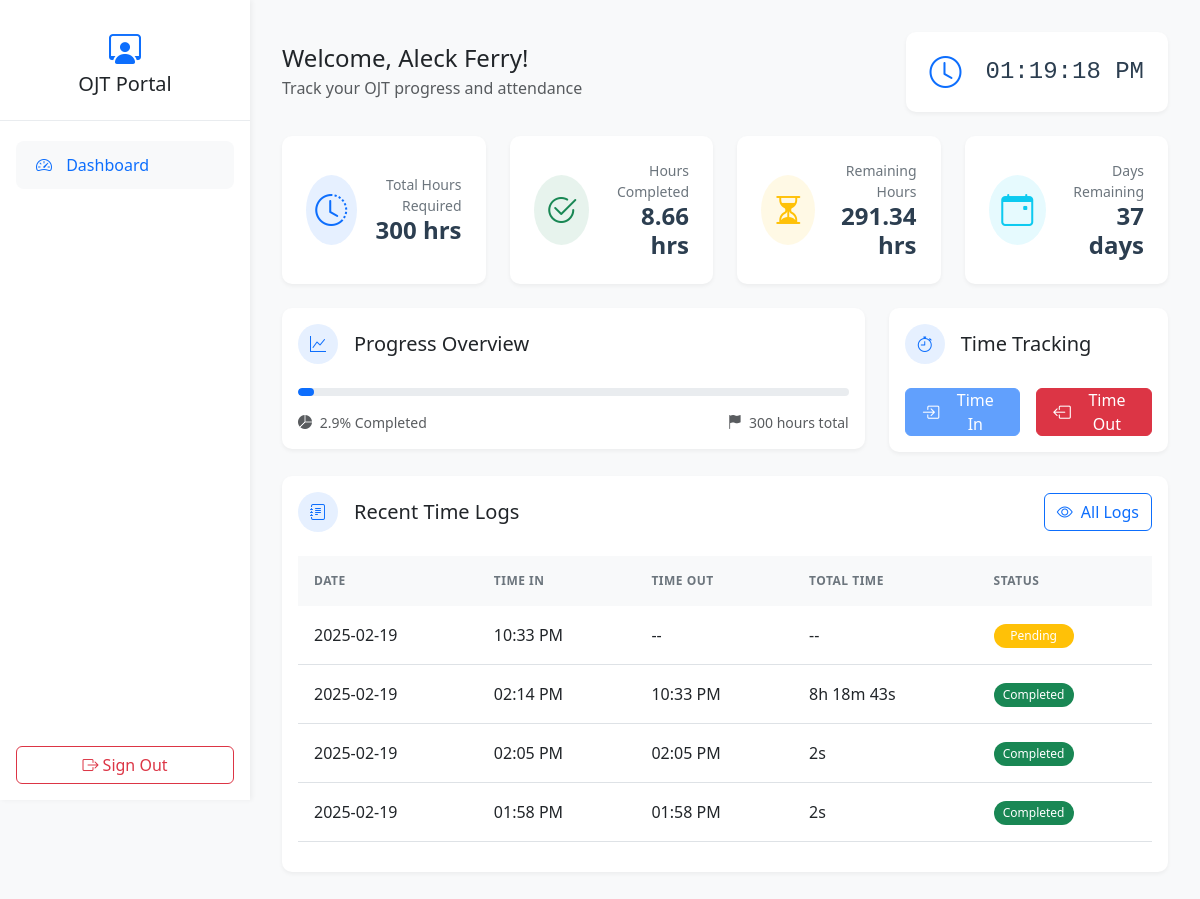
/public/dashboard.php (signed in), run on an earlier commit of the app's database.
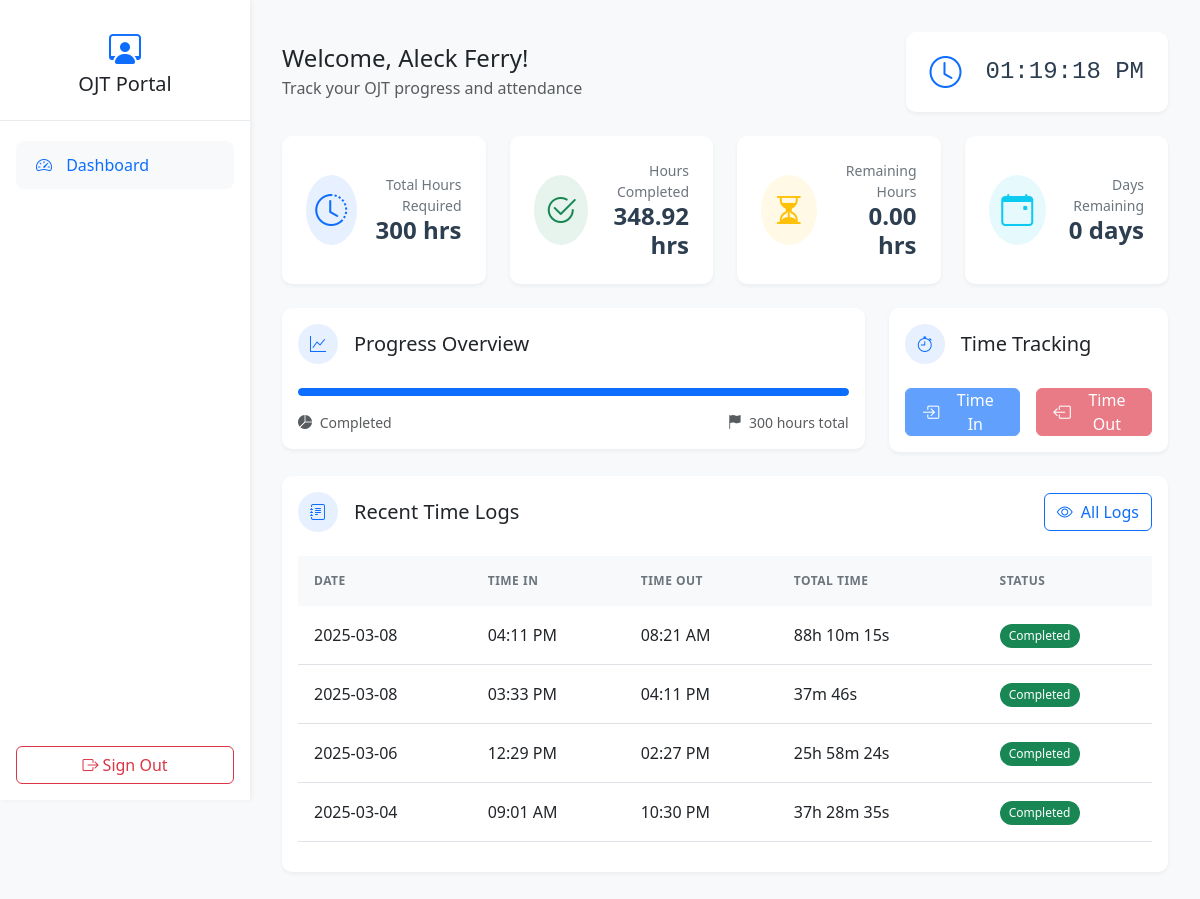
And on a later commit of the database.
### tables this page shows
CREATE TABLE `users` (
  `id` int(11) NOT NULL,
  `first_name` varchar(100) NOT NULL,
  `last_name` varchar(100) NOT NULL,
  `company` varchar(100) NOT NULL,
  `ojt_hours` int(11) NOT NULL,
  `start_date` date NOT NULL,
  `email` varchar(100) NOT NULL,
  `password` varchar(255) NOT NULL,
  `created_at` timestamp NOT NULL DEFAULT current_timestamp(),
  `hours_completed` int(11) NOT NULL DEFAULT 0
);

CREATE TABLE `attendance` (
  `id` int(11) NOT NULL,
  `user_id` int(11) NOT NULL,
  `time_in` datetime DEFAULT NULL,
  `time_out` datetime DEFAULT NULL,
  `date` date NOT NULL,
  `created_at` timestamp NOT NULL DEFAULT current_timestamp(),
  `status` enum('Completed','Pending') NOT NULL DEFAULT 'Pending'
);

### public/dashboard.php (the view, shortened to what this page needs)
<?php
include '../database/db_connect.php';
$user_id = $_SESSION['user_id'];
$user_stmt = $conn->prepare("SELECT first_name, last_name, ojt_hours, hours_completed, start_date FROM users WHERE id = ?");
$user_stmt->bind_param("i", $user_id);
$user_stmt->execute();
$user_result = $user_stmt->get_result();
$user = $user_result->fetch_assoc();
$attendanceSumStmt = $conn->prepare("SELECT SUM(TIME_TO_SEC(TIMEDIFF(time_out, time_in))) AS total_seconds FROM attendance WHERE user_id = ? AND time_out IS NOT NULL");
$attendanceSumStmt->bind_param("i", $user_id);
$attendanceSumStmt->execute();
$sumResult = $attendanceSumStmt->get_result();
$sumRow = $sumResult->fetch_assoc();
$totalLoggedSeconds = $sumRow['total_seconds'] ? $sumRow['total_seconds'] : 0;
$totalLoggedHours = $totalLoggedSeconds / 3600;
$remaining_hours = $user['ojt_hours'] - $totalLoggedHours;
if ($remaining_hours < 0) {
    $remaining_hours = 0;
}
if ($totalLoggedHours >= $user['ojt_hours']) {
    $progress_percent = 100;
    $progress_message = "Completed";
    $buttons_disabled = true;
} else {
    $progress_percent = ($totalLoggedHours / $user['ojt_hours']) * 100;
    $progress_message = number_format($progress_percent, 1) . "% Completed";
    $buttons_disabled = false;
}
$days_remaining = ceil($remaining_hours / 8);
function formatDuration($seconds) {
    $hours = floor($seconds / 3600);
    $remainder = $seconds % 3600;
    $minutes = floor($remainder / 60);
    $secs = $remainder % 60;
    $parts = [];
    if ($hours > 0) {
        $parts[] = $hours . 'h';
    }
    if ($minutes > 0) {
        $parts[] = $minutes . 'm';
    }
    if ($secs > 0 || empty($parts)) {
        $parts[] = $secs . 's';
    }
    return implode(' ', $parts);
}
$pendingStmt = $conn->prepare("SELECT id FROM attendance WHERE user_id = ? AND status = 'Pending' LIMIT 1");
$pendingStmt->bind_param("i", $user_id);
$pendingStmt->execute();
$pendingResult = $pendingStmt->get_result();
$hasPending = $pendingResult->num_rows > 0;
$attendance_stmt = $conn->prepare("
    SELECT date, time_in, time_out, status
    FROM attendance
    WHERE user_id = ?
    ORDER BY created_at DESC
");
$attendance_stmt->bind_param("i", $user_id);
$attendance_stmt->execute();
$attendance_result = $attendance_stmt->get_result();
$logs = $attendance_result->fetch_all(MYSQLI_ASSOC);
$recentLogs = array_slice($logs, 0, 5);
?>
<!DOCTYPE html>
<html lang="en">
<head>
    <link href="https://cdn.jsdelivr.net/npm/bootstrap@5.3.0/dist/css/bootstrap.min.css" rel="stylesheet">
    <link rel="stylesheet" href="https://cdn.jsdelivr.net/npm/bootstrap-icons@1.11.1/font/bootstrap-icons.css">
</head>
<body>
    <div class="sidebar">
        <div class="sidebar-brand text-center">
            <i class="bi bi-person-workspace fs-2 text-primary mb-2"></i>
            <h5 class="mb-0">OJT Portal</h5>
        </div>
        <nav class="nav flex-column mt-3">
            <a class="nav-link active" href="#">
                <i class="bi bi-speedometer2"></i> Dashboard
            </a>
        </nav>
        <button type="button" class="btn btn-outline-danger logout-btn position-absolute bottom-0 start-0 end-0 mx-3 mb-3" data-bs-toggle="modal" data-bs-target="#logoutModal">
            <i class="bi bi-box-arrow-right"></i> Sign Out
        </button>
    </div>
    <div class="main-content">
        <div class="d-flex justify-content-between align-items-center mb-4">
            <div>
                <h4 class="mb-1">Welcome, <?php echo $user['first_name'] . ' ' . $user['last_name']; ?>!</h4>
                <p class="text-muted mb-0">Track your OJT progress and attendance</p>
            </div>
            <div class="clock-display d-flex align-items-center">
                <i class="bi bi-clock me-4 text-primary fs-2"></i>
                <div id="clock"></div>
            </div>
        </div>
        <div class="row g-4 mb-4">
            <div class="col-md-6 col-lg-3">
                <div class="card stat-card">
                    <div class="card-body d-flex align-items-center justify-content-between">
                        <div class="rounded-circle bg-primary bg-opacity-10 p-2 me-3" style="width: 70px; height: 70px">
                            <i class="bi bi-clock-history text-primary fs-2"></i>
                        </div>
                        <div class="text-end">
                            <p class="stat-label mb-0">Total Hours Required</p>
                            <h3 class="stat-value fs-4"><?php echo $user['ojt_hours']; ?> hrs</h3>
                        </div>
                    </div>
                </div>
            </div>
            <div class="col-md-6 col-lg-3">
                <div class="card stat-card">
                    <div class="card-body d-flex align-items-center justify-content-between">
                        <div class="rounded-circle bg-success bg-opacity-10 p-2 me-3" style="width: 70px; height: 70px">
                            <i class="bi bi-check2-circle text-success fs-2"></i>
                        </div>
                        <div class="text-end">
                            <p class="stat-label mb-0">Hours Completed</p>
                            <h3 class="stat-value fs-4"><?php echo number_format($totalLoggedHours, 2); ?> hrs</h3>
                        </div>
                    </div>
                </div>
            </div>
            <div class="col-md-6 col-lg-3">
                <div class="card stat-card">
                    <div class="card-body d-flex align-items-center justify-content-between">
                        <div class="rounded-circle bg-warning bg-opacity-10 p-2 me-3" style="width: 70px; height: 70px">
                            <i class="bi bi-hourglass-split text-warning fs-2"></i>
                        </div>
                        <div class="text-end">
                            <p class="stat-label mb-0">Remaining Hours</p>
                            <h3 class="stat-value fs-4"><?php echo number_format($remaining_hours, 2); ?> hrs</h3>
                        </div>
                    </div>
                </div>
            </div>
            <div class="col-md-6 col-lg-3">
                <div class="card stat-card">
                    <div class="card-body d-flex align-items-center justify-content-between">
                        <div class="rounded-circle bg-info bg-opacity-10 p-2 me-3" style="width: 70px; height: 70px">
                            <i class="bi bi-calendar-event text-info fs-2"></i>
                        </div>
                        <div class="text-end">
                            <p class="stat-label mb-0">Days Remaining</p>
                            <h3 class="stat-value fs-4"><?php echo $days_remaining; ?> days</h3>
                        </div>
                    </div>
                </div>
            </div>
        </div>
        <div class="row g-4 mb-4">
            <div class="col-lg-8">
                <div class="card">
                    <div class="card-body">
                        <div class="d-flex align-items-center mb-4">
                            <div class="rounded-circle bg-primary bg-opacity-10 p-2 me-3 d-flex align-items-center justify-content-center" style="height: 40px; width: 40px">
                                <i class="bi bi-graph-up text-primary"></i>
                            </div>
                            <h5 class="card-title mb-0">Progress Overview</h5>
                        </div>
                        <div class="progress mb-3">
                            <div class="progress-bar" role="progressbar"
                                style="width: <?php echo $progress_percent; ?>%"
                                aria-valuenow="<?php echo $progress_percent; ?>"
                                aria-valuemin="0"
                                aria-valuemax="100">
                            </div>
                        </div>
                        <div class="d-flex justify-content-between text-muted small">
                            <span>
                                <i class="bi bi-pie-chart-fill me-1"></i>
                                <?php echo $progress_message; ?>
                            </span>
                            <span>
                                <i class="bi bi-flag-fill me-1"></i>
                                <?php echo $user['ojt_hours']; ?> hours total
                            </span>
                        </div>
                    </div>
                </div>
            </div>
            <div class="col-lg-4">
                <div class="card">
                    <div class="card-body">
                        <div class="d-flex align-items-center mb-4">
                            <div class="rounded-circle bg-primary d-flex align-items-center justify-content-center bg-opacity-10 p-2 me-3" style="height: 40px; width: 40px">
                                <i class="bi bi-stopwatch text-primary"></i>
                            </div>
                            <h5 class="card-title mb-0">Time Tracking</h5>
                        </div>
                        <div class="d-flex gap-3">
                            <button class="btn btn-primary time-btn d-flex align-items-center justify-content-center" onclick="timeIn()" <?php if($hasPending || $buttons_disabled) echo 'disabled'; ?>>
                                <i class="bi bi-box-arrow-in-right me-2"></i> Time In
                            </button>
                            <button class="btn btn-danger time-btn d-flex align-items-center justify-content-center" onclick="timeOut()" <?php if($buttons_disabled) echo 'disabled'; ?>>
                                <i class="bi bi-box-arrow-left me-2"></i> Time Out
                            </button>
                        </div>
                    </div>
                </div>
            </div>
        </div>
        <div class="card">
            <div class="card-body">
                <div class="d-flex justify-content-between align-items-center mb-4">
                    <div class="d-flex align-items-center">
                        <div class="rounded-circle bg-primary bg-opacity-10 p-2 me-3 d-flex align-items-center justify-content-center" style="height: 40px; width: 40px">
                            <i class="bi bi-journal-text text-primary"></i>
                        </div>
                        <h5 class="card-title mb-0">Recent Time Logs</h5>
                    </div>
                    <button type="button" class="btn btn-outline-primary d-flex align-items-center justify-content-center" data-bs-toggle="modal" data-bs-target="#viewAllLogsModal">
                        <i class="bi bi-eye me-2"></i>
                        All Logs
                    </button>
                </div>
                <div class="table-responsive" style="max-height: 300px">
                    <table class="table table-hover align-middle">
                        <thead>
                            <tr>
                                <th>Date</th>
                                <th>Time In</th>
                                <th>Time Out</th>
                                <th>Total Time</th>
                                <th>Status</th>
                            </tr>
                        </thead>
                        <tbody>
                            <?php foreach($recentLogs as $row): ?>
                                <tr>
                                    <td><?php echo $row['date']; ?></td>
                                    <td><?php echo date("h:i A", strtotime($row['time_in'])); ?></td>
                                    <td>
                                        <?php echo $row['time_out'] ? date("h:i A", strtotime($row['time_out'])) : '--'; ?>
                                    </td>
                                    <td>
                                        <?php
                                        if ($row['time_out']) {
                                            $diff = strtotime($row['time_out']) - strtotime($row['time_in']);
                                            echo formatDuration($diff);
                                        } else {
                                            echo '--';
                                        }
                                        ?>
                                    </td>
                                    <td>
                                        <span style="width: 80px;" class="badge bg-<?php echo $row['status'] === 'Completed' ? 'success' : 'warning'; ?> rounded-pill">
                                            <?php echo $row['status']; ?>
                                        </span>
                                    </td>
                                </tr>
                            <?php endforeach; ?>
                        </tbody>
                    </table>
                </div>
            </div>
        </div>
    </div>
</body>
</html>

### public/dashboard.php (style rules this page uses)
body { background-color: #f8f9fa; min-height: 100vh; }
.sidebar { background: white; box-shadow: 2px 0 5px rgba(0,0,0,0.05); height: 100vh; position: fixed; width: 250px; z-index: 1030; }
.sidebar-brand { border-bottom: 1px solid #e9ecef; padding: 1.5rem 1rem; }
.main-content { margin-left: 250px; padding: 2rem; }
.card { border: none; border-radius: 10px; box-shadow: 0 2px 4px rgba(0,0,0,0.05); }
.stat-card { background: white; height: 100%; }
.stat-card .card-body { padding: 1.5rem; }
.stat-value { font-size: 1.75rem; font-weight: 600; margin-bottom: 0; color: #2c3e50; }
.stat-label { color: #6c757d; font-size: 0.875rem; font-weight: 500; }
.stat-card .rounded-circle { width: 40px; height: 40px; display: flex; align-items: center; justify-content: center; }
.stat-card .bi { font-size: 1.2rem; }
.progress { height: 8px; border-radius: 4px; background-color: #e9ecef; }
.progress-bar { border-radius: 4px; }
.time-btn { height: 48px; font-size: 1rem; padding: 0.75rem 1rem; font-weight: 500; width: 100%; }
.time-btn .bi { font-size: 1.1rem; }
.clock-display { background: white; border-radius: 10px; padding: 1rem 1.5rem; box-shadow: 0 2px 4px rgba(0,0,0,0.05); }
#clock { font-family: 'SF Mono', SFMono-Regular, ui-monospace, monospace; font-size: 1.5rem; color: #2c3e50; margin: 0; }
.table > :not(caption) > * > * { padding: 1rem; }
.table thead th { background-color: #f8f9fa; border-bottom: none; color: #6c757d; font-weight: 600; text-transform: uppercase; font-size: 0.75rem; letter-spacing: 0.5px; }
.badge { padding: 0.5em 0.75em; font-weight: 500; }
.nav-link { color: #6c757d; padding: 0.75rem 1.25rem; border-radius: 8px; margin: 0.25rem 1rem; }
.nav-link:hover, .nav-link.active { background-color: #f8f9fa; color: #0d6efd; }
.nav-link i { margin-right: 10px; width: 20px; }
.logout-btn { margin: 1rem; }

What changed in the data, as far as the page shows it:
no longer on this page (row edited): attendance: date "2025-02-19", time_in "10:33 PM", status "Pending"
no longer on this page (row unchanged): attendance: date "2025-02-19", time_in "02:14 PM", time_out "10:33 PM", formatDuration($diff) "8h 18m 43s", status "Completed"
no longer on this page (row unchanged): attendance: date "2025-02-19", time_in "02:05 PM", time_out "02:05 PM", formatDuration($diff) "2s", status "Completed"
no longer on this page (row unchanged): attendance: date "2025-02-19", time_in "01:58 PM", time_out "01:58 PM", formatDuration($diff) "2s", status "Completed"
added attendance: date "2025-03-08", time_in "04:11 PM", time_out "08:21 AM", formatDuration($diff) "88h 10m 15s", status "Completed"
added attendance: date "2025-03-08", time_in "03:33 PM", time_out "04:11 PM", formatDuration($diff) "37m 46s", status "Completed"
added attendance: date "2025-03-06", time_in "12:29 PM", time_out "02:27 PM", formatDuration($diff) "25h 58m 24s", status "Completed"
added attendance: date "2025-03-04", time_in "09:01 AM", time_out "10:30 PM", formatDuration($diff) "37h 28m 35s", status "Completed"
Also different on the page:
$totalLoggedHours: "8.66" → "348.92"
$remaining_hours: "291.34" → "0.00"
$days_remaining: "37" → "0"
$progress_percent: 2.8877777777778 → 100 (drawn)
$progress_message: "2.9% Completed" → "Completed"
